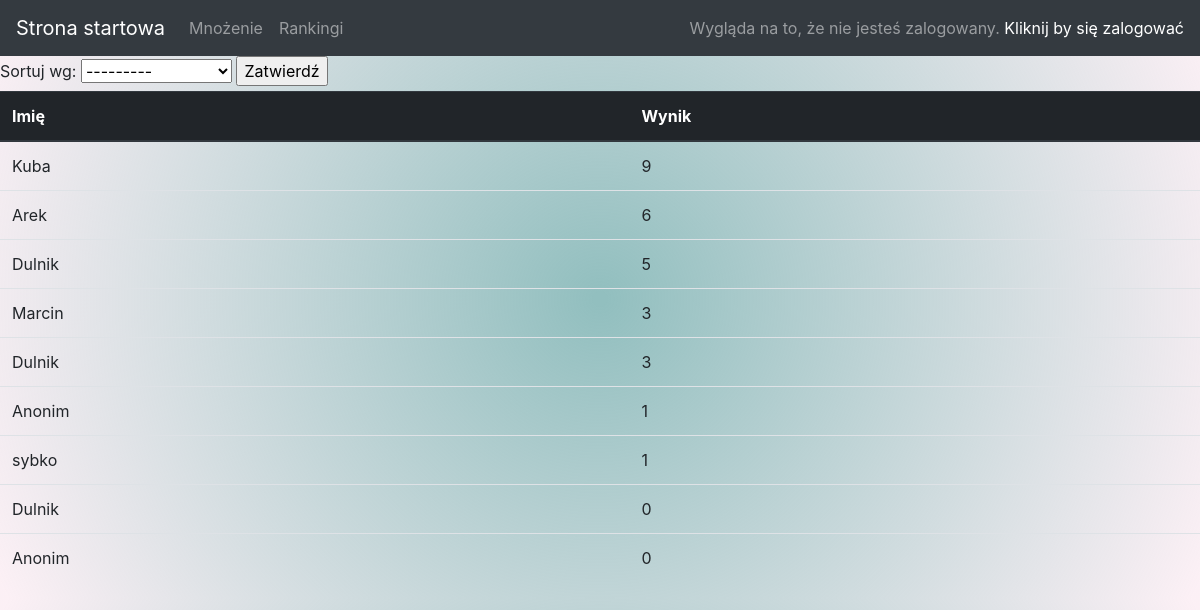
The page /ranking10/ on the database as committed earlier.
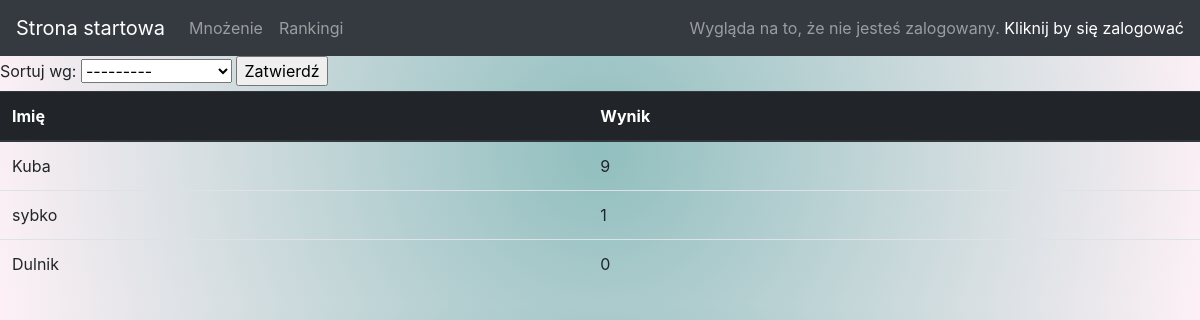
The same page on the database as committed later.
### main/models.py (models this page shows, shortened)
class RankingTo10(models.Model):
    PlayerName = models.CharField(max_length=24)
    Score = models.IntegerField()

### main/views.py (the view)
# urls.py: path("ranking10/", views.ranking10, name="ranking10"),
def ranking10(request):
    sort_by = request.POST.get("sort_by", "-Score")
    rk = RankingTo10.objects.all().order_by(sort_by)
    filter_by = request.POST.get('filter_by', '')
    if filter_by:
        rk = RankingTo10.objects.filter(PlayerName=request.user.username).order_by(sort_by)
    else:
        rk = RankingTo10.objects.all().order_by(sort_by)
    return render(request, "main/ranking.html", {"rk":rk})

### main/templates/main/ranking.html (shortened to what this page needs)
{% extends 'main/base.html' %}
{% block content %}
<div>
    <form method="post">
        <label for="sort_by">Sortuj wg:</label>
        <select id="sort_by" name="sort_by"> {% comment %} onchange="this.form.submit()" {% endcomment %}
            <option value="-Score">---------</option>
        </select>
        <input type="submit" value="Zatwierdź">
    </form>
</div>
{% if rk %}
    <table class="table">
        <thead class="thead-dark">
            <tr>
                <th scope="col">Imię</th>
                <th scope="col">Wynik</th>
            </tr>
        </thead>
        <tbody>
            {% for object in rk %}
                <tr>
                    <td>{{ object.PlayerName }}</td>
                    <td>{{ object.Score }}</td>
                </tr>
            {% endfor %}
        </tbody>
    </table>
{% else %}
    <p>Brak danych w bazie.</p>
{% endif %}
{% endblock content %}

### main/templates/main/base.html (shortened to what this page needs)
<!DOCTYPE html>
<html>
    <nav class="navbar navbar-expand-lg navbar-dark bg-dark">
        <a class="navbar-brand" href="/">Strona startowa</a>
        <div class="collapse navbar-collapse" id="navbarTogglerDemo02">
          <ul class="navbar-nav mr-auto mt-2 mt-lg-0">
            <li class="nav-item">
                <a class="nav-link" href="/mnozenie/">Mnożenie</a>
            </li>
            <li class="nav-item">
              <a class="nav-link" href="/rankingi/">Rankingi</a>
            </li>
          </ul>
          <span class="navbar-text">
            {% if user.is_authenticated %}
              Zalogowano jako {{ user.username }}. <a href="/logout">Wyloguj</a>
            {% else %}
              Wygląda na to, że nie jesteś zalogowany. <a href="/login">Kliknij by się zalogować</a>
            {% endif %}
          </span>
        </div>
      </nav>
    {% load static %}
    <head>
        <link rel="stylesheet" type="text/css" href="{% static 'css/style.css' %}">
        <link rel="stylesheet" href="https://cdn.jsdelivr.net/npm/bootstrap@4.0.0/dist/css/bootstrap.min.css">
    </head>
    <body>
        <div id="content", name="content">
            {% block content %}
            {% endblock %}
        </div>
    </body>
</html>

### main/static/css/style.css (style rules this page uses)
body { background: rgb(151,190,192); background: radial-gradient(circle, rgba(151,190,192,1) 0%, rgba(146,191,191,1) 0%, rgba(146,191,191,1) 1%, rgba(238,174,202,0.1825105042016807) 99%); }

Rows that differ between the two databases and show on the page:
removed RankingTo10: PlayerName "Arek", Score "6"
removed RankingTo10: PlayerName "Dulnik", Score "5"
removed RankingTo10: PlayerName "Marcin", Score "3"
removed RankingTo10: PlayerName "Dulnik", Score "3"
removed RankingTo10: PlayerName "Anonim", Score "1"
removed RankingTo10: PlayerName "Anonim", Score "0"
